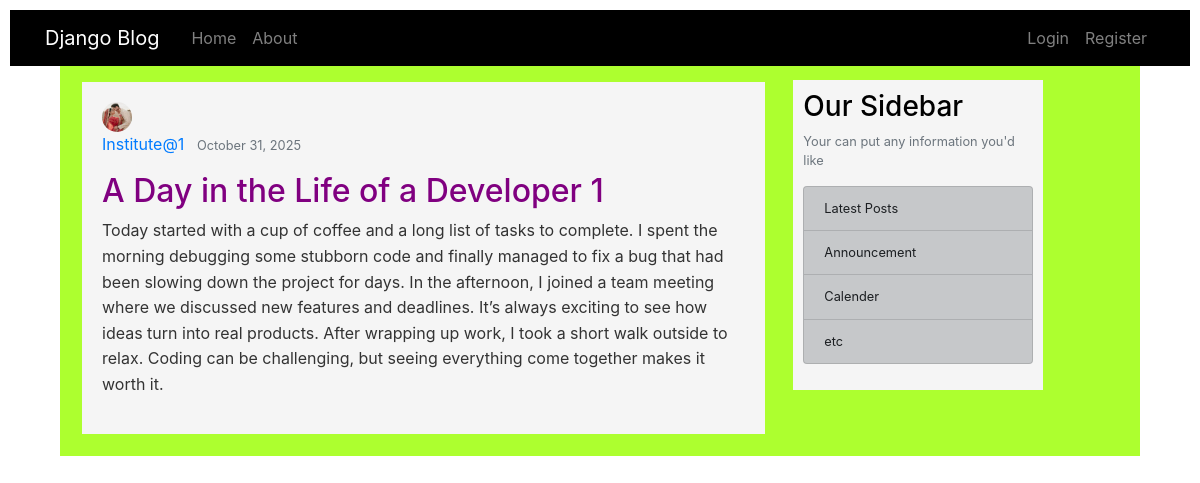
The app's page /blog/post/21/ with its own data.
### blog/models.py (models this page shows, shortened)
class Post(models.Model):
	title=models.CharField(max_length=200)
	content=models.TextField()
	date_posted=models.DateTimeField(default=timezone.now)#auto_now_add=True when we need only date when post is posted , default=timezone.now when we ant to chnage dtae modified
	author=models.ForeignKey(User,on_delete=models.CASCADE)#when we want unique author for his post and also delete post when author deleted

### users/models.py (models this page shows, shortened)
class Profile(models.Model):
	user = models.OneToOneField(User,on_delete=models.CASCADE)
	image = models.ImageField(default='default.jpg',upload_to='profile_pics')

### blog/views.py (the view)
# urls.py: path('post/<int:pk>/', PostDetailView.as_view(),name='post-detail'),#show post by primary key int
class PostDetailView(DetailView):
	model =Post

### blog/templates/blog/post_detail.html (shortened to what this page needs)
{% extends "blog/base.html" %}
{% load static %}
{% block content %}
  <article class ="media content-section article">
    <img class ="rounded-circle article-img" src="{{object.author.profile.image.url}}">
    <div class ="media-body">
      <div class="article-metadata">
    <a class="mr-2" href="{% url 'user-posts' object.author.username %}">{{object.author}}</a>
    <small class="text-muted">{{ object.date_posted|date:"F d, Y" }}</p>
      </div>
      <h2 class="article-title">{{object.title}}</h2>
      <p class="article-content">{{object.content}}</p>
  </div>
  </article>
	{% endblock %}

### blog/static/css/style.css (style rules this page uses)
body { background-color: #fff; }
.content-section { display: inline-grid; color: #000; width:250px; padding: 10px; background-color: whitesmoke; }
.article { background-color: whitesmoke; padding: 20px; width: 100%; margin: 2px; }
.article-title { color: purple; font-size: 2rem; }
.article-content { color: #333; line-height: 1.6; font-size: 1rem; }
.article-img { width: 30px !important; height: 30px !important; }

### records on screen
Post: author.profile.image (picture), author "Institute@1", date_posted "October 31, 2025", title "A Day in the Life of a Developer 1", content "Today started with a cup of coffee and a long list of tasks to complete. I spent the morning debugging some stubborn code and finally managed to fix a bug that had been slowing down the project for days. In the afternoon, I joined a team meeting where we discussed new features and deadlines. It’s always exciting to see how ideas turn into real products. After wrapping up work, I took a short walk outside to relax. Coding can be challenging, but seeing everything come together makes it worth it."
